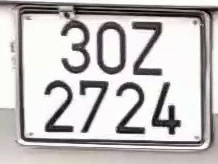
#> input picture t217.jpg, 218 x 164 px
$ python -i write_video.py   (imports and definitions only)   (older library calls are emulated)
#> lines starting #> are read from the running program, lines starting #| are printed output that depends on the picture
#!/usr/bin/python

import cv2
import numpy as np
from PIL import Image
import pytesseract
import argparse
import os
from pytesseract import image_to_string
import scipy.fftpack  # For FFT2
import argparse

argparser = argparse.ArgumentParser()
# [4 lines not run here, left out]


# [46 lines left out: function __main__, not called in this run]


def process_cropped_plate(imgpath):
    # Read in image
    #img = cv2.imread('5DnwY.jpg', 0)
#> called with imgpath = 't217.jpg'
    img = cv2.imread(imgpath, 0)
#> img: shape (164, 218); min 0, max 255, mean 190.9

    # Number of rows and columns
    rows = img.shape[0]
#> rows = 164
    cols = img.shape[1]
#> cols = 218

    # Remove some columns from the beginning and end
    #img = img[:, 59:cols-20]

    # Number of rows and columns
    rows = img.shape[0]
    cols = img.shape[1]

    # Convert image to 0 to 1, then do log(1 + I)
    imgLog = np.log1p(np.array(img, dtype="float") / 255)
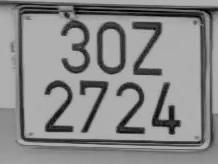
#> imgLog: shape (164, 218) float64; min 0, max 0.693, mean 0.543

    # Create Gaussian mask of sigma = 10
    M = 2*rows + 1
#> M = 329
    N = 2*cols + 1
#> N = 437
    sigma = 10
    (X, Y) = np.meshgrid(np.linspace(0, N-1, N), np.linspace(0, M-1, M))
    centerX = np.ceil(N/2)
#> centerX = 219
    centerY = np.ceil(M/2)
#> centerY = 165
    gaussianNumerator = (X - centerX)**2 + (Y - centerY)**2

    # Low pass and high pass filters
    Hlow = np.exp(-gaussianNumerator / (2*sigma*sigma))
    Hhigh = 1 - Hlow

    # Move origin of filters so that it's at the top left corner to
    # match with the input image
    HlowShift = scipy.fftpack.ifftshift(Hlow.copy())
    HhighShift = scipy.fftpack.ifftshift(Hhigh.copy())

    # Filter the image and crop
    If = scipy.fftpack.fft2(imgLog.copy(), (M, N))
#> (the run stopped early here; a loop or call above may not have finished)
